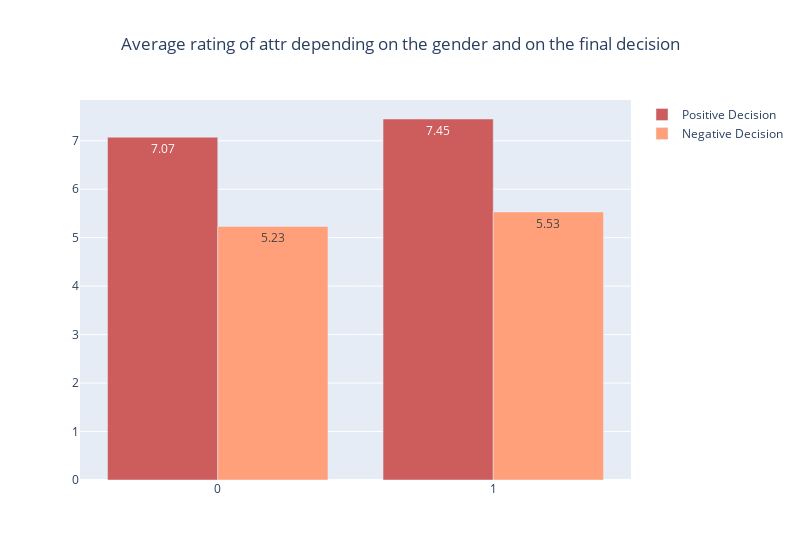
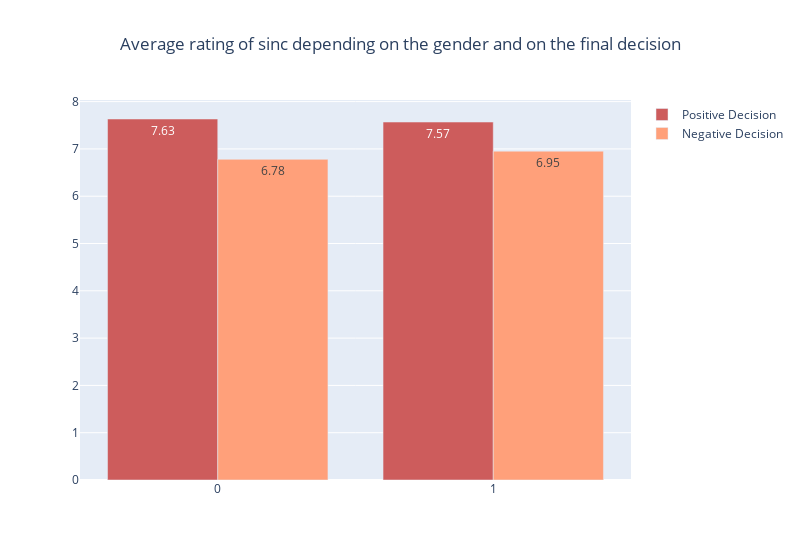
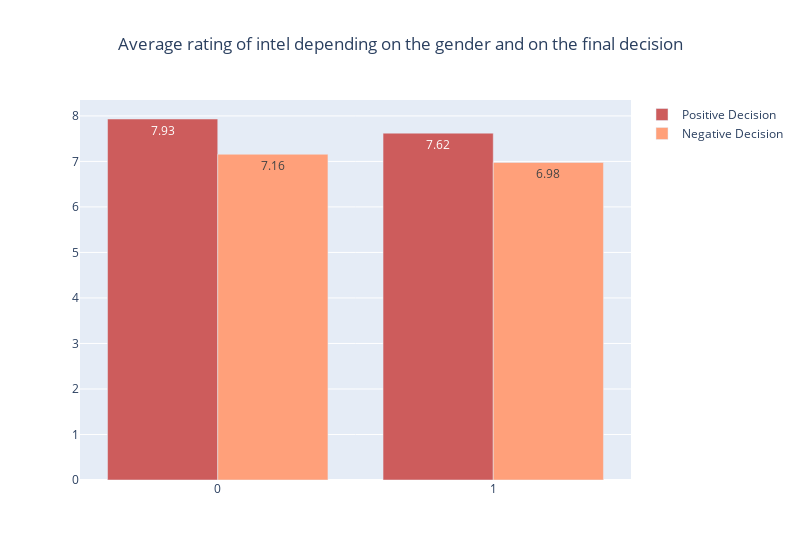
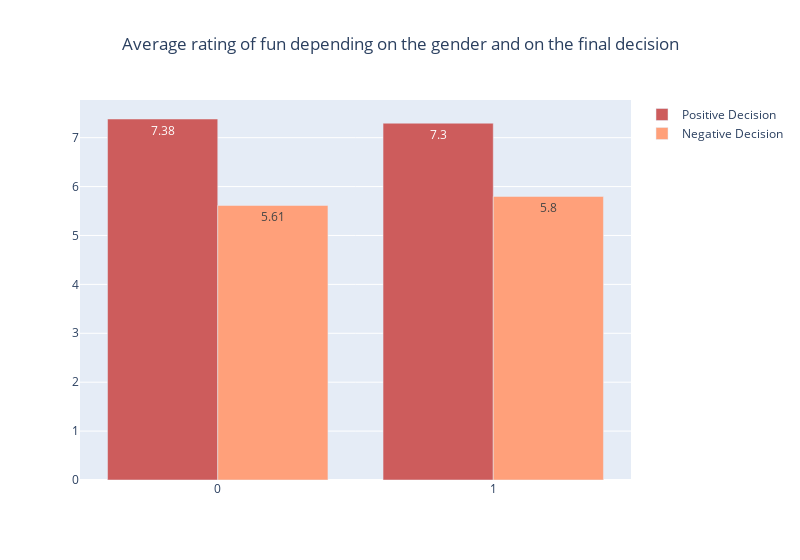

These figures' notebook cell, in order:
### Markdown cell above
Let's put this value in some graph to have a better understanding of the data

### Code cell
for attribute in attributes:
    fig = go.Figure()
    gender = df_attributes_mean['gender'].unique()

    fig.add_trace(
        go.Bar(
            x=gender,
            y = df_attributes_mean[df_attributes_mean['dec']==1][attribute],
            name='Positive Decision',
            marker_color='indianred',
            text=round(df_attributes_mean[df_attributes_mean['dec']==1][attribute],2),
            textposition='auto'
        )
    )

    fig.add_trace(
        go.Bar(
            x=gender,
            y = df_attributes_mean[df_attributes_mean['dec']==0][attribute],
            name='Negative Decision',
            marker_color='lightsalmon',
            text=round(df_attributes_mean[df_attributes_mean['dec']==0][attribute],2),
            textposition='auto'
        )
    )



    fig.update_layout(
        title = go.layout.Title(text='Average rating of {} depending on the gender and on the final decision'.format(attribute), x=0.5),
        width=800
    )
    fig.show()

### Figure 1 — Plotly figure (JSON) as saved in the notebook; plotly's stock layout.template omitted (floating-point values rounded to 4 significant figures)
{"data": [{"marker": {"color": "indianred"}, "name": "Positive Decision", "text": [7.07, 7.45], "textposition": "auto", "type": "bar", "x": [0, 1], "y": [7.073, 7.449]}, {"marker": {"color": "lightsalmon"}, "name": "Negative Decision", "text": [5.23, 5.53], "textposition": "auto", "type": "bar", "x": [0, 1], "y": [5.232, 5.532]}], "layout": {"title": {"text": "Average rating of attr depending on the gender and on the final decision", "x": 0.5}, "width": 800}}

### Figure 2 — Plotly figure (JSON) as saved in the notebook; plotly's stock layout.template omitted (floating-point values rounded to 4 significant figures)
{"data": [{"marker": {"color": "indianred"}, "name": "Positive Decision", "text": [7.63, 7.57], "textposition": "auto", "type": "bar", "x": [0, 1], "y": [7.633, 7.568]}, {"marker": {"color": "lightsalmon"}, "name": "Negative Decision", "text": [6.78, 6.95], "textposition": "auto", "type": "bar", "x": [0, 1], "y": [6.78, 6.953]}], "layout": {"title": {"text": "Average rating of sinc depending on the gender and on the final decision", "x": 0.5}, "width": 800}}

### Figure 3 — Plotly figure (JSON) as saved in the notebook; plotly's stock layout.template omitted (floating-point values rounded to 4 significant figures)
{"data": [{"marker": {"color": "indianred"}, "name": "Positive Decision", "text": [7.93, 7.62], "textposition": "auto", "type": "bar", "x": [0, 1], "y": [7.932, 7.621]}, {"marker": {"color": "lightsalmon"}, "name": "Negative Decision", "text": [7.16, 6.98], "textposition": "auto", "type": "bar", "x": [0, 1], "y": [7.157, 6.977]}], "layout": {"title": {"text": "Average rating of intel depending on the gender and on the final decision", "x": 0.5}, "width": 800}}

### Figure 4 — Plotly figure (JSON) as saved in the notebook; plotly's stock layout.template omitted (floating-point values rounded to 4 significant figures)
{"data": [{"marker": {"color": "indianred"}, "name": "Positive Decision", "text": [7.38, 7.3], "textposition": "auto", "type": "bar", "x": [0, 1], "y": [7.382, 7.296]}, {"marker": {"color": "lightsalmon"}, "name": "Negative Decision", "text": [5.61, 5.8], "textposition": "auto", "type": "bar", "x": [0, 1], "y": [5.614, 5.798]}], "layout": {"title": {"text": "Average rating of fun depending on the gender and on the final decision", "x": 0.5}, "width": 800}}
